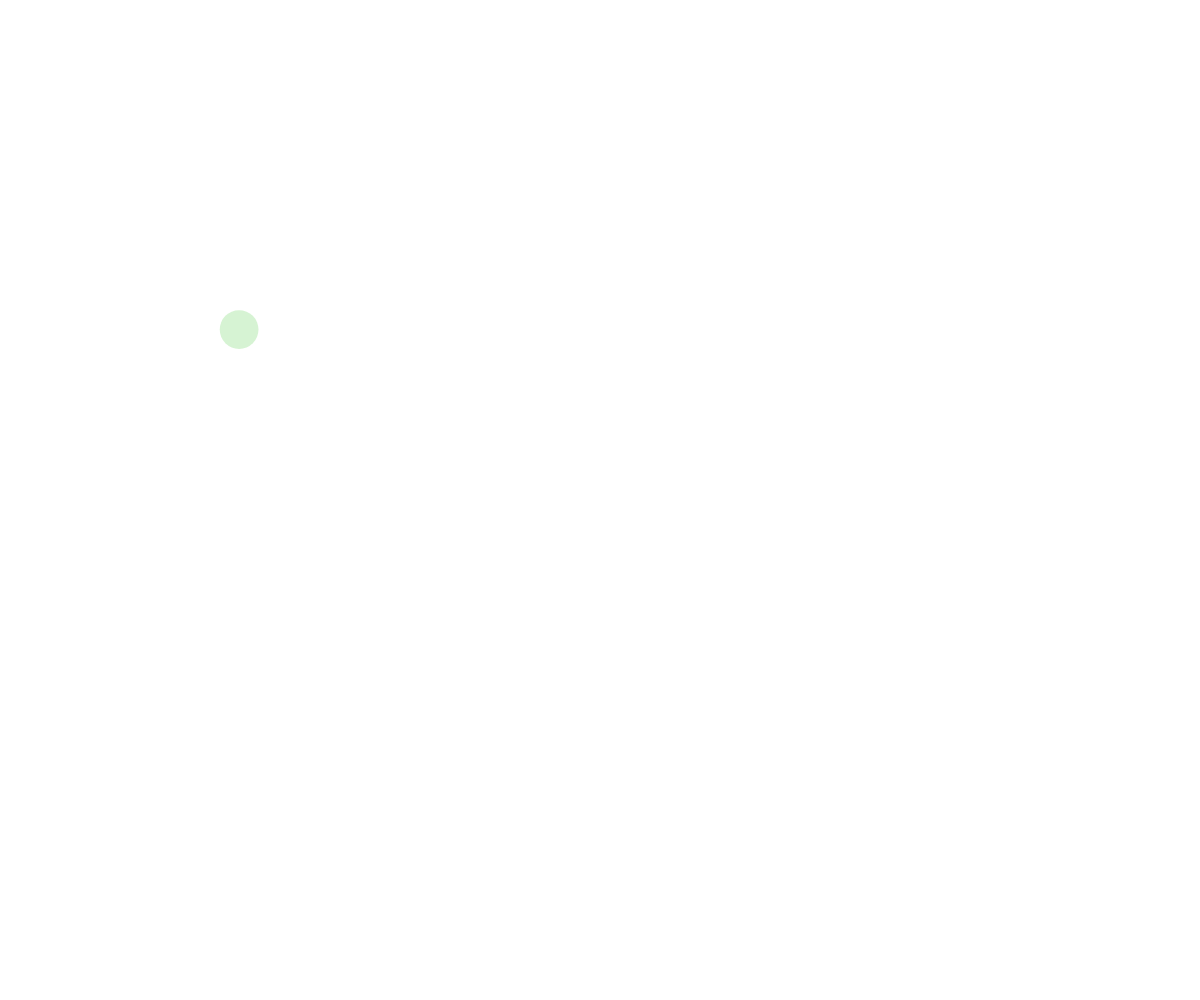
Frame 1 (no input)
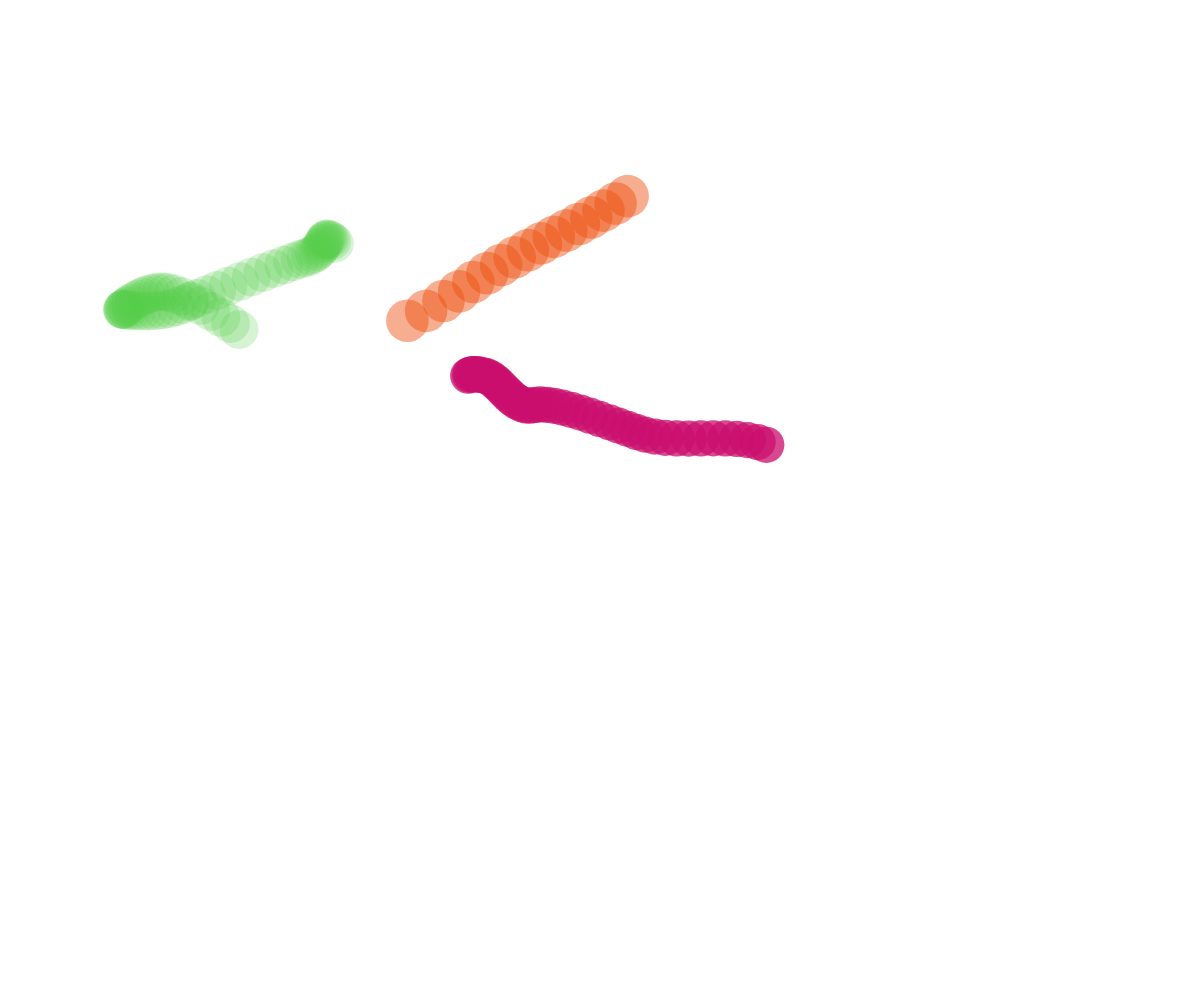
Frame 60 (no input)
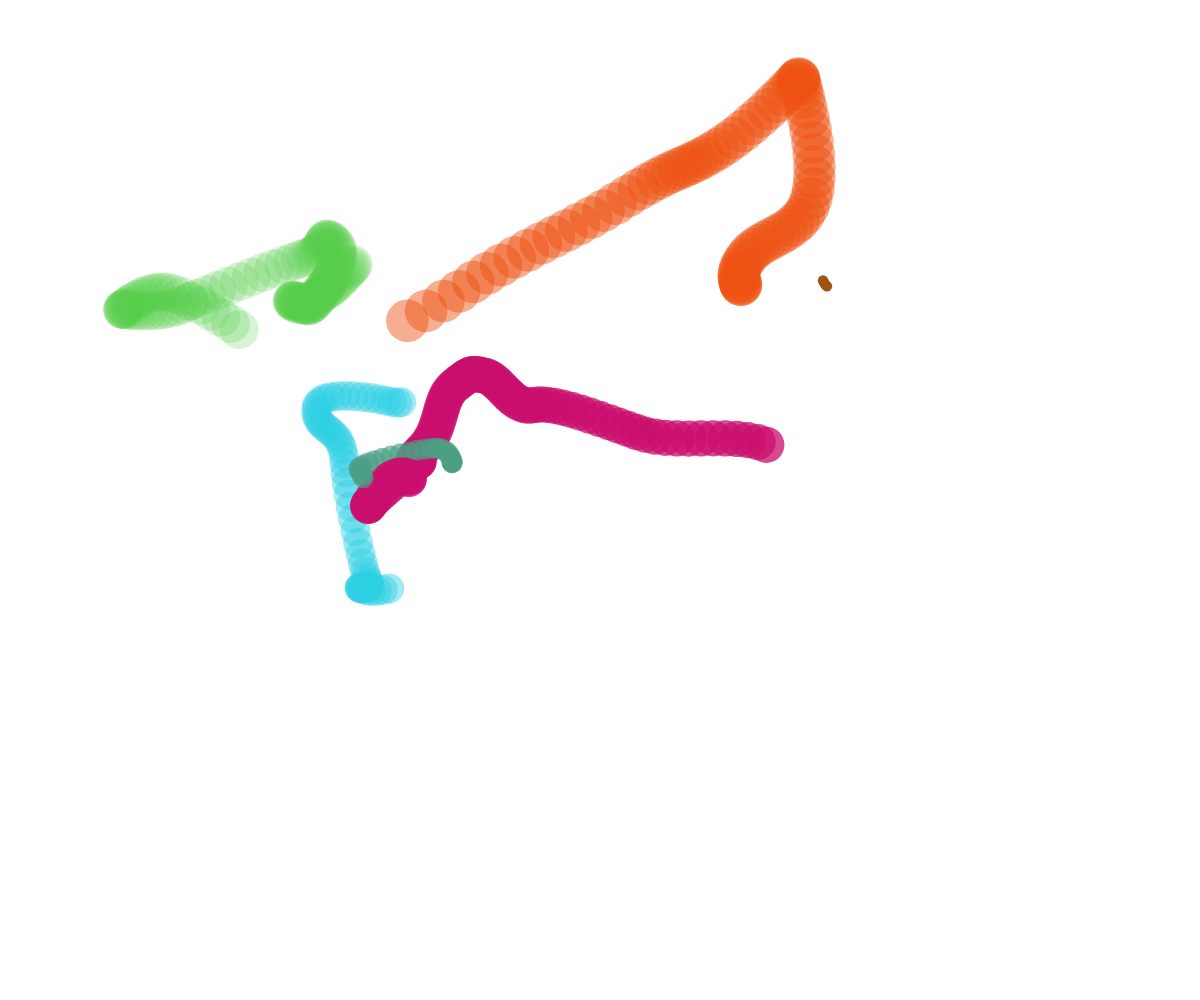
Frame 120 (the mouse pressed at the canvas centre since frame 60)

The p5.js sketch that drew these frames (run headless with seeded random() and noise() and a simulated clock; from frame 60 on, the mouse is pressed at the canvas centre):

// p5.js sketch
// ── sketch.js
// Bubble movement demo with perlin noise and setInterval)
// Ahmed Omar
// 3/17/2023
//
// Extra for Experts:
// - describe what you did to take this project "above and beyond"


// Perlin Demo with Bubbles

let theBubbles = [];

function setup() {
  createCanvas(windowWidth, windowHeight);
  spawnBubble();
  noStroke();
  window.setInterval(spawnBubble, 500);
}

function draw() {
  // background("white");

  //javascript convienience for loop
  for (let bubble of theBubbles) {
    //move
    bubble.x = noise(bubble.time) * width;
    bubble.y = noise(bubble.time + 300) * height;

    //display
    fill(bubble.color);
    circle(bubble.x, bubble.y, bubble.size);

    //update time
    bubble.time += 0.01;
  }

  //classic for loop
  // for (let i = 0; i < theBubbles.length; i++) {
  //   noStroke();
  //   fill(theBubbles[i].color);
  //   circle(theBubbles[i].x, theBubbles[i].y, theBubbles[i].size);
  // }
}

function spawnBubble() {
  let bubble = {
    x: random(width),
    y: random(height),
    size: random(5, 50),
    color: color(random(255),random(255),random(255),random(255)),
    time: random(1000),
  };
  theBubbles.push(bubble);
}
